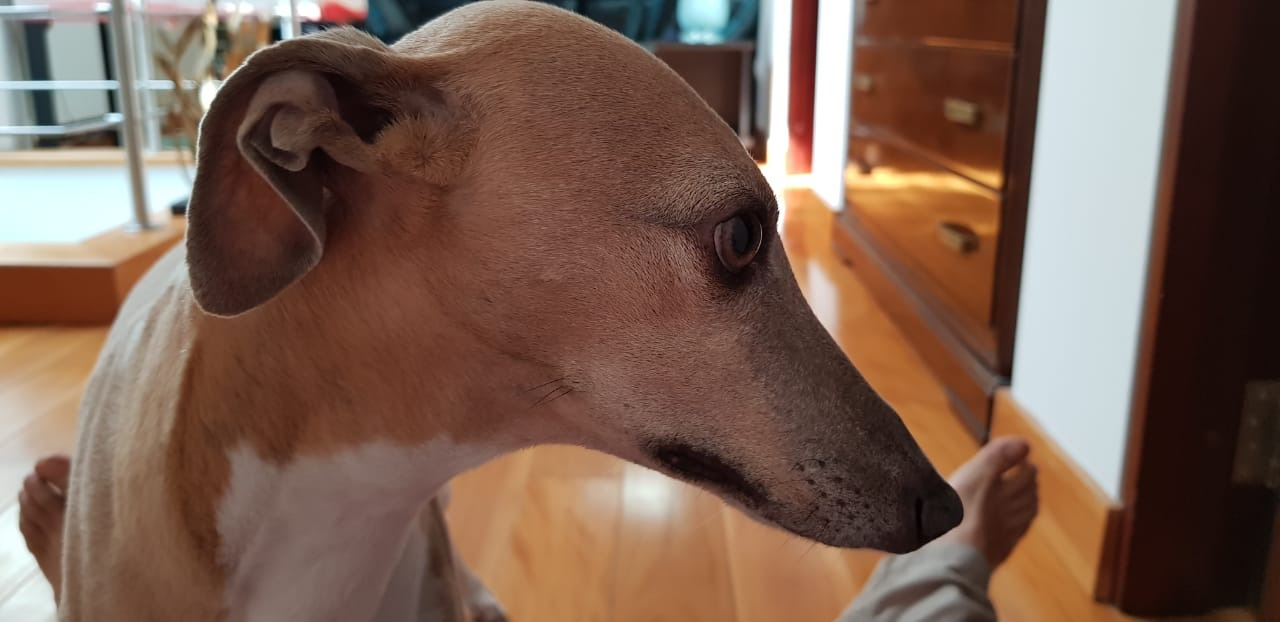
#> input picture 04-Hybrid/dante.jpg, 1280 x 622 px
$ python mezcla.py
#> lines starting #> are read from the running program, lines starting #| are printed output that depends on the picture
# manipulacion de imagenes
from PIL import Image
import cv2
import matplotlib.pyplot as plt
# matematicas
import numpy as np
# imagenes para mezclar
dante = Image.open("dante.jpg")
#> dante is the input picture: PIL image 1280x622 RGB; mean R, G, B 122.3, 94.8, 80.8
pato = Image.open("whiteduck.jpg")
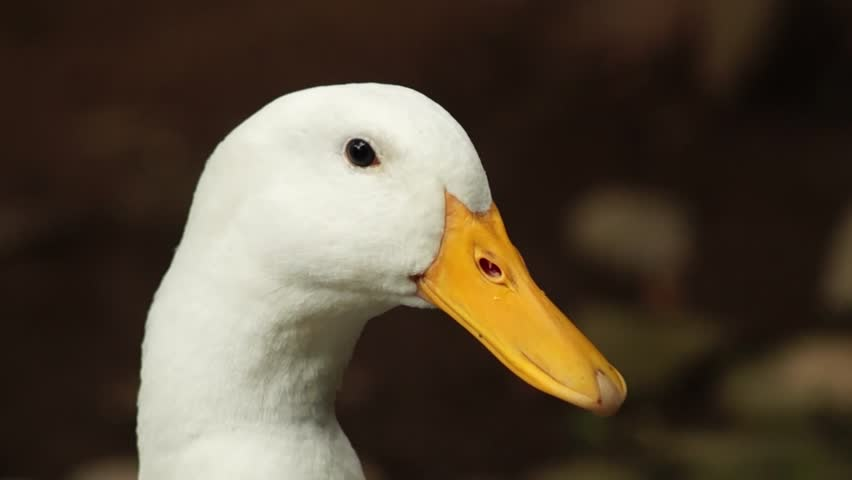
#> input picture 04-Hybrid/whiteduck.jpg, 852 x 480 px
#> pato is the input picture: PIL image 852x480 RGB; mean R, G, B 83.4, 71.4, 55.8
# alinear imagenes
pato = pato.rotate(-2).crop((100,80,pato.size[0]-75,pato.size[1]-30))
#> pato: PIL image 677x370 RGB
# ajustar tamanos
tamano = (int(np.mean([dante.size[0],pato.size[0]])),int(np.mean([dante.size[1],pato.size[1]])))
#> tamano = (978, 496)
dante = dante.resize(tamano)
#> dante: PIL image 978x496 RGB
pato = pato.resize(tamano)
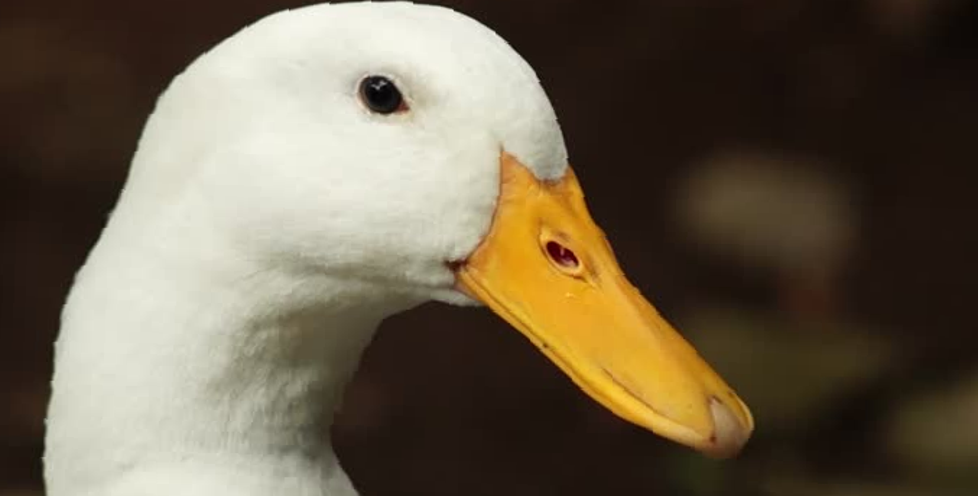
#> pato: PIL image 978x496 RGB; mean R, G, B 106.9, 95.3, 76.2
# almacenar foto editada del pato
plt.imshow(pato).write_png('pato_modificado.jpg')
# convertir a matriz
dante = np.array(dante)
pato = np.array(pato)
# filtar imagenes
blurrpato = 100
blurrdante = 10
lowpass = cv2.GaussianBlur(dante, ksize=(51,51), sigmaX=blurrdante, sigmaY=blurrdante).astype('int')
highpass = pato - cv2.GaussianBlur(pato, ksize=(51,51), sigmaX=blurrpato, sigmaY=blurrpato).astype('int')
highpass[highpass < 0] = 0
# imagen hibrida
hibrida = highpass+lowpass
hibrida[hibrida > 255] = 255
#> hibrida: shape (496, 978, 3) int64; mean R, G, B 126.7, 99.1, 84.4
hibrida = hibrida.astype('uint8')
plt.imshow(hibrida).write_png('danteduck.jpg')

# piramide
altura = 5
espacio = 10
piramide = np.zeros((2*hibrida.shape[0] + espacio*altura,hibrida.shape[1],3)).astype('uint8')+255
piramide[0:hibrida.shape[0],:,:] = hibrida
zoom_actual = hibrida
y_actual = hibrida.shape[0]+espacio
#> y_actual = 506
for i in range(1,altura):
    zoom_actual = cv2.pyrDown(zoom_actual)
    piramide[y_actual:(y_actual+zoom_actual.shape[0]), 0:zoom_actual.shape[1],:] = zoom_actual
    y_actual = y_actual+zoom_actual.shape[0]+espacio
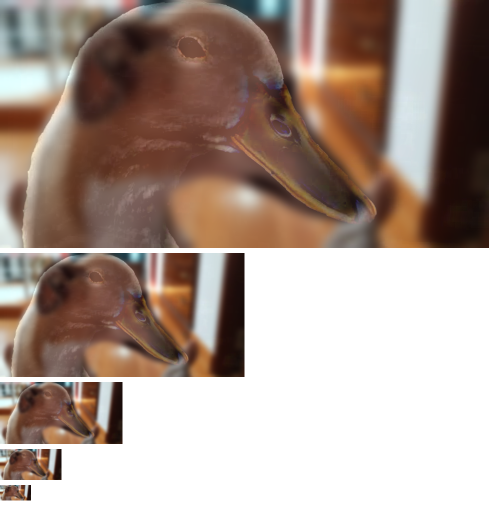
#> piramide: shape (1042, 978, 3) (shown at 1/2 size); mean R, G, B 173.7, 156.1, 146.8
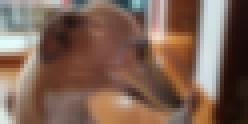
#> zoom_actual: shape (31, 62, 3) (shown 4 times larger); mean R, G, B 126.6, 99.6, 85.3
#> after the loop, y_actual = 1011
plt.imshow(piramide).write_png('piramide.jpg')

# blended: construccion de piramides gaussianas y laplacianas
G_dante = []
L_dante = []
G_pato = []
L_pato = []
dante_actual = dante
pato_actual = pato
for i in range(5):
    G_dante.append(dante_actual)
    G_pato.append(pato_actual)
    dante_actual = cv2.pyrDown(dante_actual)
    pato_actual = cv2.pyrDown(pato_actual)
    L_i_dante = G_dante[i].astype('int') - cv2.pyrUp(dante_actual)[0:G_dante[i].shape[0],0:G_dante[i].shape[1],:].astype('int')
    L_i_pato = G_pato[i].astype('int') - cv2.pyrUp(pato_actual)[0:G_pato[i].shape[0],0:G_pato[i].shape[1],:].astype('int')
    L_i_dante[L_i_dante < 0] = 0
    L_i_pato[L_i_pato < 0] = 0
    L_dante.append(L_i_dante.astype('uint8'))
    L_pato.append(L_i_pato.astype('uint8'))
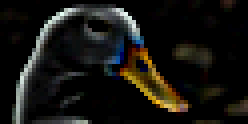
#> L_i_pato: shape (31, 62, 3) int64 (shown 4 times larger); mean R, G, B 4.4, 4.2, 3.4; drawn with min black and max white
#> after the loop, G_dante = 5 items; G_pato = 5 items; L_dante = 5 items; L_pato = 5 items

# concatenacion de laplacianas
concat = []
for i in range(5):
    concat_i = L_dante[i]
    concat_i[:,0:int(concat_i.shape[1]/2),:] = L_pato[i][:,0:int(concat_i.shape[1]/2),:]
    concat.append(concat_i)
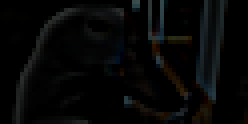
#> concat_i: shape (31, 62, 3) (shown 4 times larger); mean of channels 0, 1, 2 6.2, 6.6, 6.5; drawn as R, G, B
#> after the loop, concat = 5 items

# reconstruccion de imagen blended
blended = concat[4]
for i in range(4):
    blended = cv2.pyrUp(blended)
    if concat[3-i].shape[1]%2 == 1:
        blended = cv2.add(blended[:,0:(blended.shape[1]-1),:],concat[3-i])
    else:
        blended = cv2.add(blended,concat[3-i])
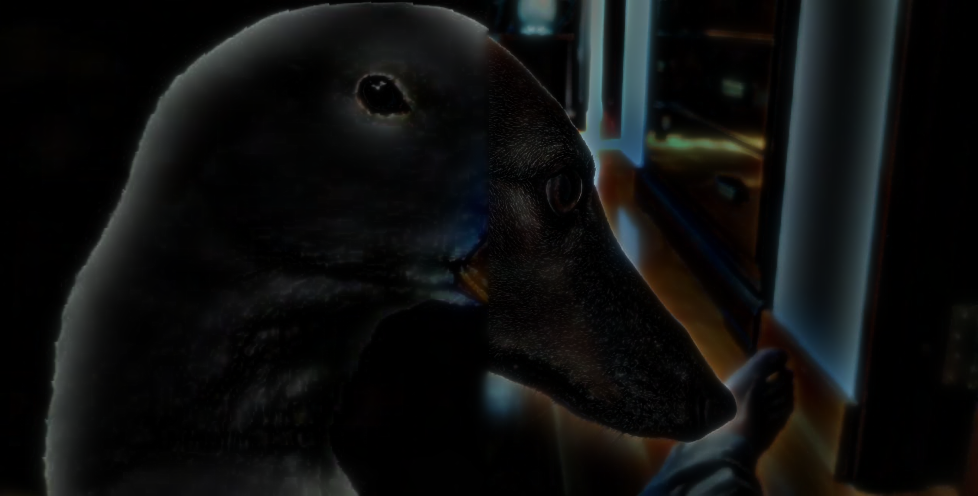
#> blended: shape (496, 978, 3); mean of channels 0, 1, 2 14.1, 15.1, 14.8; drawn as R, G, B
cv2.imwrite('blended.png',blended)
